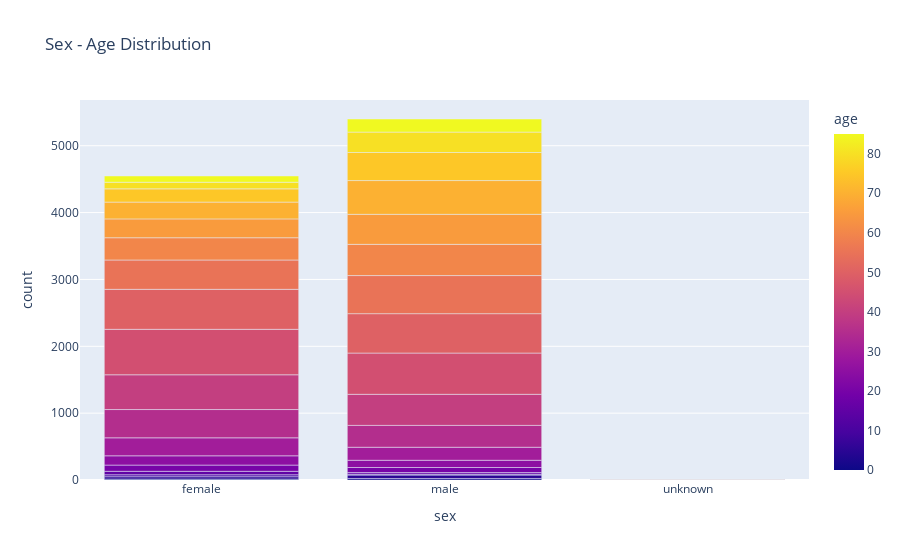

Notebook code for this chart:
### Code cell
fig = px.bar(df_sex_age_dist, x="sex", y="count", color='age', title="Sex - Age Distribution")
fig.show()

### Figure 1 — Plotly figure (JSON) as saved in the notebook; plotly's stock layout.template omitted (floating-point values rounded to 4 significant figures)
{"data": [{"alignmentgroup": "True", "hovertemplate": "sex=%{x}<br>count=%{y}<br>age=%{marker.color}<extra></extra>", "legendgroup": "", "marker": {"color": [0, 5, 10, 15, 20, 25, 30, 35, 40, 45, 50, 55, 60, 65, 70, 75, 80, 85, 0, 5, 10, 15, 20, 25, 30, 35, 40, 45, 50, 55, 60, 65, 70, 75, 80, 85, 0, 35, 45, 60], "coloraxis": "coloraxis", "pattern": {"shape": ""}}, "name": "", "offsetgroup": "", "orientation": "v", "showlegend": false, "textposition": "auto", "type": "bar", "x": ["female", "female", "female", "female", "female", "female", "female", "female", "female", "female", "female", "female", "female", "female", "female", "female", "female", "female", "male", "male", "male", "male", "male", "male", "male", "male", "male", "male", "male", "male", "male", "male", "male", "male", "male", "male", "unknown", "unknown", "unknown", "unknown"], "xaxis": "x", "y": [14, 35, 29, 52, 93, 139, 269, 423, 520, 680, 598, 439, 333, 282, 251, 198, 99, 94, 23, 51, 12, 25, 76, 108, 195, 327, 465, 617, 589, 570, 467, 449, 505, 420, 305, 196, 2, 3, 2, 3], "yaxis": "y"}], "layout": {"barmode": "relative", "coloraxis": {"colorbar": {"title": {"text": "age"}}, "colorscale": [[0, "#0d0887"], [0.1111, "#46039f"], [0.2222, "#7201a8"], [0.3333, "#9c179e"], [0.4444, "#bd3786"], [0.5556, "#d8576b"], [0.6667, "#ed7953"], [0.7778, "#fb9f3a"], [0.8889, "#fdca26"], [1, "#f0f921"]]}, "legend": {"tracegroupgap": 0}, "title": {"text": "Sex - Age Distribution"}, "xaxis": {"anchor": "y", "domain": [0, 1], "title": {"text": "sex"}}, "yaxis": {"anchor": "x", "domain": [0, 1], "title": {"text": "count"}}}}
